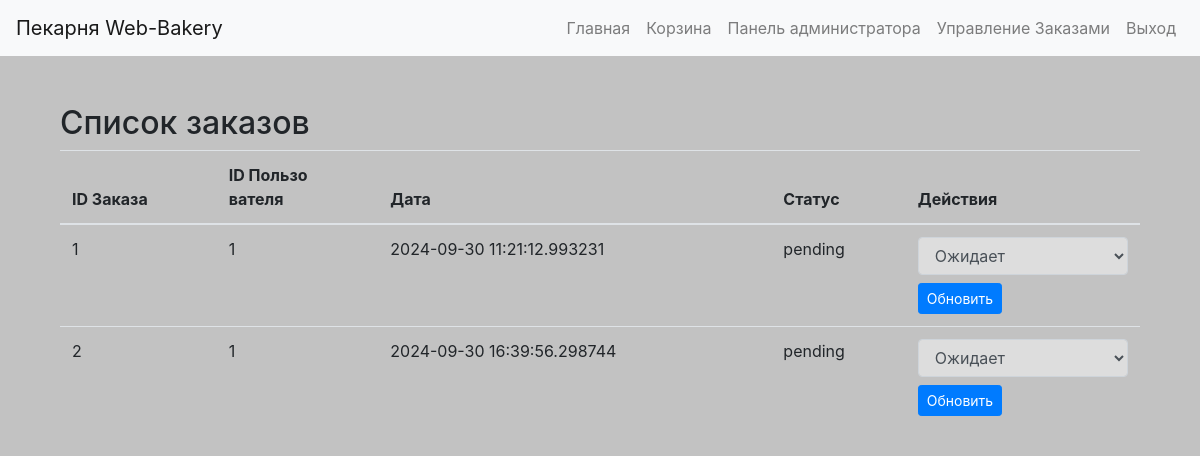
Page /orders (signed in) on the committed database.
### app/models.py (models this page shows, shortened)
class Purchase(db.Model):
    id = db.Column(db.Integer, primary_key=True)
    user_id = db.Column(db.Integer, db.ForeignKey('user.id'), nullable=False)
    created_at = db.Column(db.DateTime, default=datetime.now)
    status = db.Column(db.String(20), default='pending')  # Статус: 'pending', 'paid', 'completed'
    items = db.relationship('PurchaseItem', backref='purchase', lazy=True)

### app/routes.py (the view)
    def wrapper(*args, **kwargs):
        if not current_user.is_authenticated or (current_user.role != 'moderator' and current_user.role != 'admin'):
            abort(403)
        return func(*args, **kwargs)

### app/__init__.py (called while the page is built)
def create_app():
    app = Flask(__name__)
    app.config['SECRET_KEY'] = 'supedawrseddacreweqtkey'
    app.config['SQLALCHEMY_DATABASE_URI'] = os.environ.get('DATABASE_URL', 'sqlite:///bakery.db')
    app.config['SQLALCHEMY_TRACK_MODIFICATIONS'] = False
    db.init_app(app)
    migrate.init_app(app, db)
    login_manager.init_app(app)
    login_manager.login_view = 'main.login'
    login_manager.login_message = "Пожалуйста, войдите, чтобы получить доступ к этой странице."
    login_manager.login_message_category = "warning"
    from .models import User, Product, Category
    @login_manager.user_loader
    def load_user(user_id):
        return User.query.get(int(user_id))
    from . import routes
    app.register_blueprint(routes.bp)
    with app.app_context():
        db.create_all()
    return app

### app/routes.py (called while the page is built)
def moder_required(func):
    def wrapper(*args, **kwargs):
        if not current_user.is_authenticated or (current_user.role != 'moderator' and current_user.role != 'admin'):
            abort(403)
        return func(*args, **kwargs)
    wrapper.__name__ = func.__name__
    return wrapper

@bp.route('/orders')
@login_required
@moder_required
def orders():
    purchases = Purchase.query.all()  # Получаем все заказы
    return render_template('orders.html', purchases=purchases)

### app/templates/orders.html (shortened to what this page needs)
{% extends 'base.html' %}
{% block content %}
    <div class="container mt-5">
        <h2>Список заказов</h2>
        <table class="table">
            <thead>
                <tr>
                    <th>ID Заказа</th>
                    <th>ID Пользо <br class="hidden-mobile"> вателя</th>
                    <th>Дата</th>
                    <th>Статус</th>
                    <th>Действия</th>
                </tr>
            </thead>
            <tbody>
                {% for purchase in purchases %}
                    <tr>
                        <td>{{ purchase.id }}</td>
                        <td>{{ purchase.user_id }}</td>
                        <td>{{ purchase.created_at }}</td>
                        <td>{{ purchase.status }}</td>
                        <td>
                            <form method="POST" action="{{ url_for('main.update_order_status', order_id=purchase.id) }}">
                                <select name="status" class="form-control" style="background-color: rgb(221, 221, 221);">
                                    <option value="pending" {% if purchase.status == 'pending' %}selected{% endif %}>Ожидает</option>
                                </select>
                                <button type="submit" class="btn btn-primary btn-sm mt-2">Обновить</button>
                            </form>
                        </td>
                    </tr>
                {% endfor %}
            </tbody>
        </table>
    </div>
{% endblock %}

### app/static/style.css (style rules this page uses)
.container { z-index: 1; background-size: cover; }
.container:before { z-index: -1; position: absolute; opacity: 0.4; }
body { background-color: #c2c2c2; }

### rows in the picture
Purchase: id "1", user_id "1", created_at "2024-09-30 11:21:12.993231", status "pending", status "Ожидает"
Purchase: id "2", user_id "1", created_at "2024-09-30 16:39:56.298744", status "pending", status "Ожидает"
